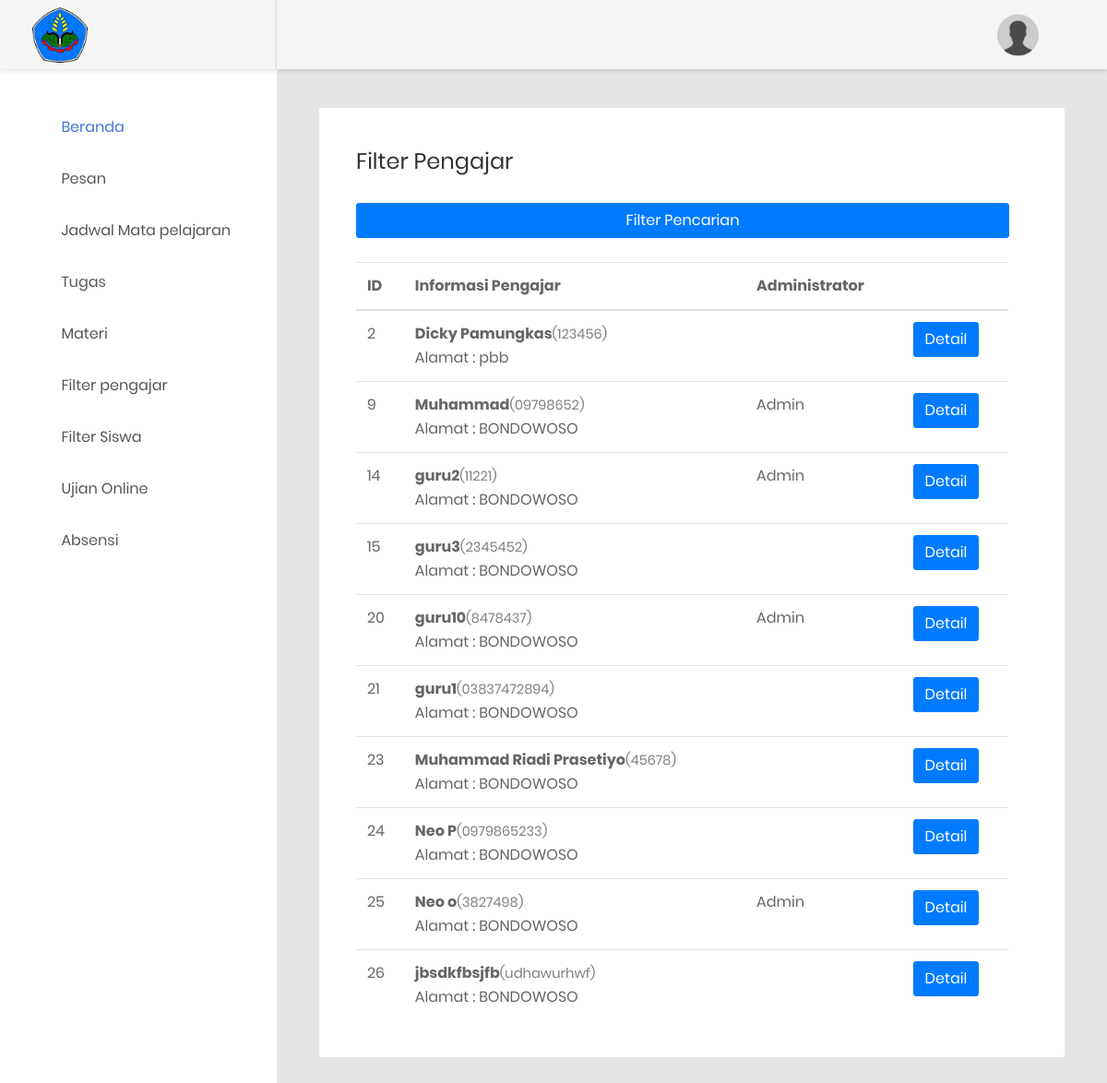
Screenshot of /index.php/pengajar/filterPengajar with the database file from the repository.
### tables this page shows
CREATE TABLE `el_pengajar` (
  `id` int(11) NOT NULL,
  `nip` varchar(45) DEFAULT NULL,
  `nama` varchar(100) NOT NULL,
  `jenis_kelamin` varchar(9) NOT NULL,
  `tempat_lahir` varchar(45) NOT NULL,
  `tgl_lahir` date DEFAULT NULL,
  `alamat` varchar(255) NOT NULL,
  `foto` text DEFAULT NULL,
  `status_id` tinyint(1) NOT NULL COMMENT '0=pending, 1=aktif, 2=blok',
  `id_mapel` varchar(255) DEFAULT NULL
);

### application/controllers/Pengajar.php (called while the page is built, shortened)
<?php
    class pengajar extends CI_Controller {
        public function filterPengajar()
        {
            $daftarFilter=array();
            $daftarKelamin=array();
            $data['nama'] = $this->session->userdata('nama');
            $dataFilter['data']=$this->siswa_model->filterPengajar($daftarFilter,$daftarKelamin)->result();
            $this->load->view('part/header');
            $this->load->view('part/sidebarpengajar',$data);
            $this->load->view('pengajar/filterPengajar',$dataFilter);
            $this->load->view('part/footer');
        }
}
?>

### index.php (called while the page is built, shortened)
<?php
require_once BASEPATH.'core/CodeIgniter.php';

### application/models/Siswa_model.php (called while the page is built, shortened)
<?php
    class siswa_model extends CI_Model{
        public function filterPengajar($like,$kelamin)
        {
            $this->db->select('el_pengajar.`id`, `nip`, `nama`, `jenis_kelamin`, `tempat_lahir`, `tgl_lahir`, `alamat`, `foto`, `status_id`,`is_admin`');
            $this->db->from('el_pengajar');
            $this->db->join('el_login','el_login.pengajar_id=el_pengajar.id');
            $this->db->where('status_id','1');
            return $this->db->get();
        }
    }
?>

### application/views/pengajar/filterPengajar.php (the view, shortened to what this page needs)
<div class="main-content">
    <div class="section__content section__content--p30">
        <div class="container-fluid">
            <div class="map-data m-b-40">
                <h3 class="title-3 m-b-30">Filter Pengajar</h3>
                <div class="mx-auto d-block">
                    <button class="btn btn-primary btn-block" type="button" data-toggle="collapse" data-target="#collapseExample" aria-expanded="false" aria-controls="collapseExample">
                    Filter Pencarian
                    </button>
                </div>
                <br>
                <div class="filters">
                    <div class="table-responsive">
                        <table class="table">
                            <thead>
                                <tr>
                                    <th>ID</th>
                                    <th>Informasi Pengajar</th>
                                    <th>Administrator</th>
                                    <th></th>
                                </tr>
                            </thead>
                            <tbody>
                            <?php foreach ($data as $key) { ?>
                            <tr>
                                <td><?=$key->id?></td>
                                <td><b><?=$key->nama?></b><font style="font-size: 11pt;color: gray">(<?=$key->nip?>)</font><br>
                                  Alamat : <?=$key->alamat?></td>
                                <td><?php if ($key->is_admin == 1) {
                                      echo "Admin";
                                    } ?>
                                </td>
                                <td><a href="<?=base_url()?>pengajar/detailFilterPengajar/<?=$key->id?>" class="btn btn-primary">Detail</a></td>
                            </tr>
                            <?php } ?>
                            </tbody>
                        </table>
                    </div>
                </div>
            </div>
        </div>
    </div>
</div>

### rows the page displays
el_pengajar: id "2", nama "Dicky Pamungkas", nip "123456", alamat "pbb"
el_pengajar: id "9", nama "Muhammad", nip "09798652", alamat "BONDOWOSO", shows "Admin"
el_pengajar: id "14", nama "guru2", nip "11221", alamat "BONDOWOSO", shows "Admin"
el_pengajar: id "15", nama "guru3", nip "2345452", alamat "BONDOWOSO"
el_pengajar: id "20", nama "guru10", nip "8478437", alamat "BONDOWOSO", shows "Admin"
el_pengajar: id "21", nama "guru1", nip "03837472894", alamat "BONDOWOSO"
el_pengajar: id "23", nama "Muhammad Riadi Prasetiyo", nip "45678", alamat "BONDOWOSO"
el_pengajar: id "24", nama "Neo P", nip "0979865233", alamat "BONDOWOSO"
el_pengajar: id "25", nama "Neo o", nip "3827498", alamat "BONDOWOSO", shows "Admin"
el_pengajar: id "26", nama "jbsdkfbsjfb", nip "udhawurhwf", alamat "BONDOWOSO"
